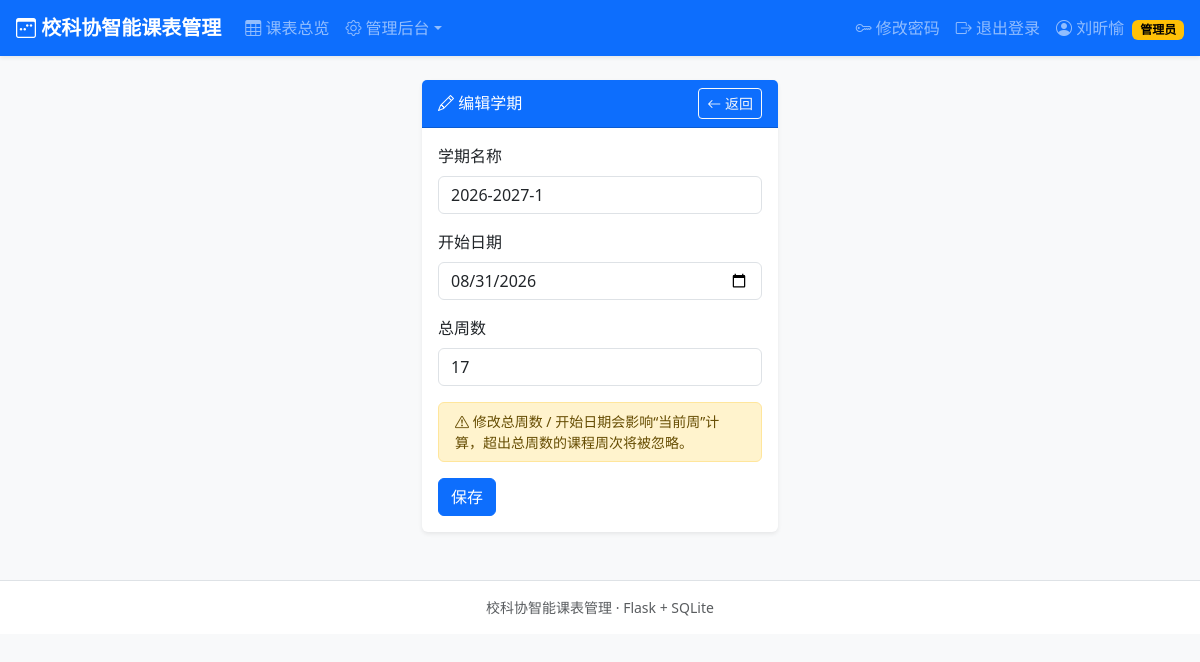
Screenshot of /admin/semesters/1/edit (signed in) with the database file from the repository.
### tables this page shows
CREATE TABLE users (
        id            INTEGER PRIMARY KEY AUTOINCREMENT,
        student_id    TEXT NOT NULL UNIQUE,
        password_hash TEXT NOT NULL,
        name          TEXT NOT NULL,
        identity      TEXT NOT NULL,               -- 主席/部长/干事
        department    TEXT,                        -- 主席可以为空
        cohort        INTEGER NOT NULL,            -- 届数，如 2026
        role          TEXT NOT NULL DEFAULT 'member',  -- admin/member
        created_at    TEXT NOT NULL
    );

CREATE TABLE semesters (
        id          INTEGER PRIMARY KEY AUTOINCREMENT,
        name        TEXT NOT NULL UNIQUE,          -- 如 2026-2027-1
        start_date  TEXT NOT NULL,                 -- YYYY-MM-DD(周一)
        total_weeks INTEGER NOT NULL,
        is_active   INTEGER NOT NULL DEFAULT 0,
        created_at  TEXT NOT NULL
    );

### app.py (the view, shortened to what this page needs)
@app.route("/admin/semesters/<int:sid>/edit", methods=["GET", "POST"])
@admin_required
def admin_semester_edit(sid):
    semester = query_one("SELECT * FROM semesters WHERE id = ?", (sid,))
    if semester is None:
        abort(404)
    return render_template("admin/semester_edit.html", semester=semester)

### app.py (called while the page is built)
def get_db():
    if "db" not in g:
        conn = sqlite3.connect(DB_PATH)
        conn.row_factory = sqlite3.Row
        conn.execute("PRAGMA foreign_keys = ON")
        g.db = conn
    return g.db

def query_one(sql, args=()):
    return get_db().execute(sql, args).fetchone()

def login_required(view):
    @wraps(view)
    def wrapped(*args, **kwargs):
        if session.get("user_id") is None:
            flash("请先登录", "warning")
            return redirect(url_for("login", next=request.full_path if request.query_string else url_for("index")))
        return view(*args, **kwargs)
    return wrapped

def admin_required(view):
    @wraps(view)
    @login_required
    def wrapped(*args, **kwargs):
        user = get_current_user()
        if user is None or user["role"] != "admin":
            flash("需要管理员权限", "danger")
            return redirect(url_for("index"))
        return view(*args, **kwargs)
    return wrapped

def get_current_user():
    uid = session.get("user_id")
    if uid is None:
        return None
    return query_one("SELECT * FROM users WHERE id = ?", (uid,))

### templates/admin/semester_edit.html (shortened to what this page needs)
{% extends "base.html" %}
{% block content %}
<div class="row justify-content-center">
  <div class="col-lg-4 col-md-6">
    <div class="card shadow-sm">
      <div class="card-header bg-primary text-white d-flex justify-content-between align-items-center">
        <h6 class="mb-0"><i class="bi bi-pencil"></i> 编辑学期</h6>
        <a class="btn btn-sm btn-outline-light" href="{{ url_for('admin_semesters') }}"><i class="bi bi-arrow-left"></i> 返回</a>
      </div>
      <div class="card-body">
        <form method="post">
          <div class="mb-3">
            <label class="form-label">学期名称</label>
            <input class="form-control" name="name" value="{{ semester.name }}" required>
          </div>
          <div class="mb-3">
            <label class="form-label">开始日期</label>
            <input class="form-control" type="date" name="start_date" value="{{ semester.start_date }}" required>
          </div>
          <div class="mb-3">
            <label class="form-label">总周数</label>
            <input class="form-control" type="number" name="total_weeks" value="{{ semester.total_weeks }}" min="1" max="30" required>
          </div>
          <div class="alert alert-warning small py-2 mb-3">
            <i class="bi bi-exclamation-triangle"></i>
            修改总周数 / 开始日期会影响“当前周”计算，超出总周数的课程周次将被忽略。
          </div>
          <button class="btn btn-primary" type="submit">保存</button>
        </form>
      </div>
    </div>
  </div>
</div>
{% endblock %}

### templates/base.html (shortened to what this page needs)
<!DOCTYPE html>
<html lang="zh-CN">
<head>
  <link href="https://cdn.jsdelivr.net/npm/bootstrap@5.3.3/dist/css/bootstrap.min.css" rel="stylesheet">
  <link href="https://cdn.jsdelivr.net/npm/bootstrap-icons@1.11.3/font/bootstrap-icons.min.css" rel="stylesheet">
  <link href="{{ url_for('static', filename='style.css') }}" rel="stylesheet">
</head>
<body class="bg-light">
{% if session.get('user_id') %}
<nav class="navbar navbar-expand-lg navbar-dark bg-primary shadow-sm sticky-top">
  <div class="container-fluid px-3">
    <a class="navbar-brand fw-bold" href="{{ url_for('schedule') }}">
      <i class="bi bi-calendar3-week"></i> 校科协智能课表管理
    </a>
    <div class="collapse navbar-collapse" id="navMain">
      <ul class="navbar-nav me-auto">
        <li class="nav-item"><a class="nav-link" href="{{ url_for('schedule') }}"><i class="bi bi-table"></i> 课表总览</a></li>
        {% if session.get('role') == 'admin' %}
        <li class="nav-item dropdown">
          <a class="nav-link dropdown-toggle" href="#" role="button" data-bs-toggle="dropdown"><i class="bi bi-gear"></i> 管理后台</a>
        </li>
        {% endif %}
      </ul>
      <ul class="navbar-nav">
        <li class="nav-item"><a class="nav-link" href="{{ url_for('change_password') }}"><i class="bi bi-key"></i> 修改密码</a></li>
        <li class="nav-item">
          <a class="nav-link" href="{{ url_for('logout') }}"><i class="bi bi-box-arrow-right"></i> 退出登录</a>
        </li>
      </ul>
      <span class="navbar-text ms-2">
        <i class="bi bi-person-circle"></i> {{ session.get('name') }}
        {% if session.get('role') == 'admin' %}<span class="badge text-bg-warning ms-1">管理员</span>{% endif %}
      </span>
    </div>
  </div>
</nav>
{% endif %}
<main class="container py-4">
  {% block content %}{% endblock %}
</main>
<footer class="text-center text-muted small py-3 border-top bg-white mt-4">
  校科协智能课表管理 · Flask + SQLite
</footer>
</body>
</html>

### static/style.css (style rules this page uses)
body { background: #f4f6f9; }
.card { border: 0; }
.badge { vertical-align: middle; }

### rows the page displays
users: get "刘昕愉"
semesters: name "2026-2027-1", start_date "08/31/2026", total_weeks "17"
